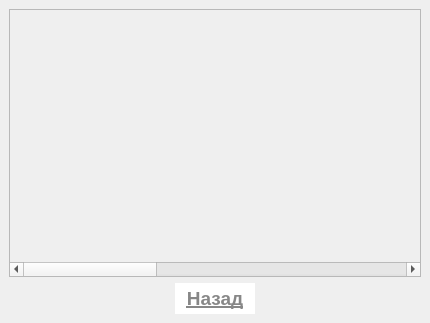
<?xml version="1.0" encoding="UTF-8"?>
<ui version="4.0">
 <class>ProjectTab</class>
 <widget class="QMainWindow" name="ProjectTab">
  <property name="geometry">
   <rect>
    <x>0</x>
    <y>0</y>
    <width>430</width>
    <height>323</height>
   </rect>
  </property>
  <property name="windowTitle">
   <string>MainWindow</string>
  </property>
  <widget class="QWidget" name="centralwidget">
   <layout class="QGridLayout" name="gridLayout">
    <item row="1" column="2">
     <spacer name="horizontalSpacer_2">
      <property name="orientation">
       <enum>Qt::Horizontal</enum>
      </property>
      <property name="sizeHint" stdset="0">
       <size>
        <width>40</width>
        <height>20</height>
       </size>
      </property>
     </spacer>
    </item>
    <item row="1" column="0">
     <spacer name="horizontalSpacer">
      <property name="orientation">
       <enum>Qt::Horizontal</enum>
      </property>
      <property name="sizeHint" stdset="0">
       <size>
        <width>40</width>
        <height>20</height>
       </size>
      </property>
     </spacer>
    </item>
    <item row="0" column="0" colspan="3">
     <widget class="QScrollArea" name="scrollArea">
      <property name="autoFillBackground">
       <bool>true</bool>
      </property>
      <property name="verticalScrollBarPolicy">
       <enum>Qt::ScrollBarAlwaysOff</enum>
      </property>
      <property name="widgetResizable">
       <bool>true</bool>
      </property>
      <widget class="QWidget" name="scrollAreaWidgetContents_2">
       <property name="geometry">
        <rect>
         <x>0</x>
         <y>0</y>
         <width>1184</width>
         <height>1900</height>
        </rect>
       </property>
       <property name="sizePolicy">
        <sizepolicy hsizetype="Expanding" vsizetype="Expanding">
         <horstretch>0</horstretch>
         <verstretch>0</verstretch>
        </sizepolicy>
       </property>
       <layout class="QHBoxLayout" name="horizontalLayout_2">
        <item>
         <layout class="QHBoxLayout" name="proj_layout">
          <item>
           <widget class="QPushButton" name="add">
            <property name="sizePolicy">
             <sizepolicy hsizetype="Fixed" vsizetype="Fixed">
              <horstretch>0</horstretch>
              <verstretch>0</verstretch>
             </sizepolicy>
            </property>
            <property name="minimumSize">
             <size>
              <width>1168</width>
              <height>1884</height>
             </size>
            </property>
            <property name="palette">
             <palette>
              <active>
               <colorrole role="Button">
                <brush brushstyle="SolidPattern">
                 <color alpha="255">
                  <red>255</red>
                  <green>255</green>
                  <blue>255</blue>
                 </color>
                </brush>
               </colorrole>
               <colorrole role="Text">
                <brush brushstyle="SolidPattern">
                 <color alpha="255">
                  <red>135</red>
                  <green>135</green>
                  <blue>135</blue>
                 </color>
                </brush>
               </colorrole>
               <colorrole role="Base">
                <brush brushstyle="SolidPattern">
                 <color alpha="255">
                  <red>255</red>
                  <green>255</green>
                  <blue>255</blue>
                 </color>
                </brush>
               </colorrole>
               <colorrole role="Window">
                <brush brushstyle="SolidPattern">
                 <color alpha="255">
                  <red>255</red>
                  <green>255</green>
                  <blue>255</blue>
                 </color>
                </brush>
               </colorrole>
              </active>
              <inactive>
               <colorrole role="Button">
                <brush brushstyle="SolidPattern">
                 <color alpha="255">
                  <red>255</red>
                  <green>255</green>
                  <blue>255</blue>
                 </color>
                </brush>
               </colorrole>
               <colorrole role="Text">
                <brush brushstyle="SolidPattern">
                 <color alpha="255">
                  <red>135</red>
                  <green>135</green>
                  <blue>135</blue>
                 </color>
                </brush>
               </colorrole>
               <colorrole role="Base">
                <brush brushstyle="SolidPattern">
                 <color alpha="255">
                  <red>255</red>
                  <green>255</green>
                  <blue>255</blue>
                 </color>
                </brush>
               </colorrole>
               <colorrole role="Window">
                <brush brushstyle="SolidPattern">
                 <color alpha="255">
                  <red>255</red>
                  <green>255</green>
                  <blue>255</blue>
                 </color>
                </brush>
               </colorrole>
              </inactive>
              <disabled>
               <colorrole role="Button">
                <brush brushstyle="SolidPattern">
                 <color alpha="255">
                  <red>255</red>
                  <green>255</green>
                  <blue>255</blue>
                 </color>
                </brush>
               </colorrole>
               <colorrole role="Text">
                <brush brushstyle="SolidPattern">
                 <color alpha="255">
                  <red>120</red>
                  <green>120</green>
                  <blue>120</blue>
                 </color>
                </brush>
               </colorrole>
               <colorrole role="Base">
                <brush brushstyle="SolidPattern">
                 <color alpha="255">
                  <red>255</red>
                  <green>255</green>
                  <blue>255</blue>
                 </color>
                </brush>
               </colorrole>
               <colorrole role="Window">
                <brush brushstyle="SolidPattern">
                 <color alpha="255">
                  <red>255</red>
                  <green>255</green>
                  <blue>255</blue>
                 </color>
                </brush>
               </colorrole>
              </disabled>
             </palette>
            </property>
            <property name="font">
             <font>
              <family>Segoe UI</family>
              <pointsize>20</pointsize>
             </font>
            </property>
            <property name="autoFillBackground">
             <bool>true</bool>
            </property>
            <property name="styleSheet">
             <string notr="true">border: 0px;</string>
            </property>
            <property name="text">
             <string>Добавить новый</string>
            </property>
           </widget>
          </item>
         </layout>
        </item>
       </layout>
      </widget>
     </widget>
    </item>
    <item row="1" column="1">
     <widget class="QPushButton" name="back">
      <property name="palette">
       <palette>
        <active>
         <colorrole role="Button">
          <brush brushstyle="SolidPattern">
           <color alpha="255">
            <red>255</red>
            <green>255</green>
            <blue>255</blue>
           </color>
          </brush>
         </colorrole>
         <colorrole role="ButtonText">
          <brush brushstyle="SolidPattern">
           <color alpha="255">
            <red>135</red>
            <green>135</green>
            <blue>135</blue>
           </color>
          </brush>
         </colorrole>
        </active>
        <inactive>
         <colorrole role="Button">
          <brush brushstyle="SolidPattern">
           <color alpha="255">
            <red>255</red>
            <green>255</green>
            <blue>255</blue>
           </color>
          </brush>
         </colorrole>
         <colorrole role="ButtonText">
          <brush brushstyle="SolidPattern">
           <color alpha="255">
            <red>135</red>
            <green>135</green>
            <blue>135</blue>
           </color>
          </brush>
         </colorrole>
        </inactive>
        <disabled>
         <colorrole role="Button">
          <brush brushstyle="SolidPattern">
           <color alpha="255">
            <red>255</red>
            <green>255</green>
            <blue>255</blue>
           </color>
          </brush>
         </colorrole>
         <colorrole role="ButtonText">
          <brush brushstyle="SolidPattern">
           <color alpha="255">
            <red>120</red>
            <green>120</green>
            <blue>120</blue>
           </color>
          </brush>
         </colorrole>
        </disabled>
       </palette>
      </property>
      <property name="font">
       <font>
        <family>Segoe UI</family>
        <pointsize>14</pointsize>
        <weight>75</weight>
        <bold>true</bold>
        <underline>true</underline>
       </font>
      </property>
      <property name="autoFillBackground">
       <bool>true</bool>
      </property>
      <property name="text">
       <string>Назад</string>
      </property>
      <property name="default">
       <bool>false</bool>
      </property>
      <property name="flat">
       <bool>true</bool>
      </property>
     </widget>
    </item>
   </layout>
  </widget>
 </widget>
 <resources/>
 <connections/>
</ui>
